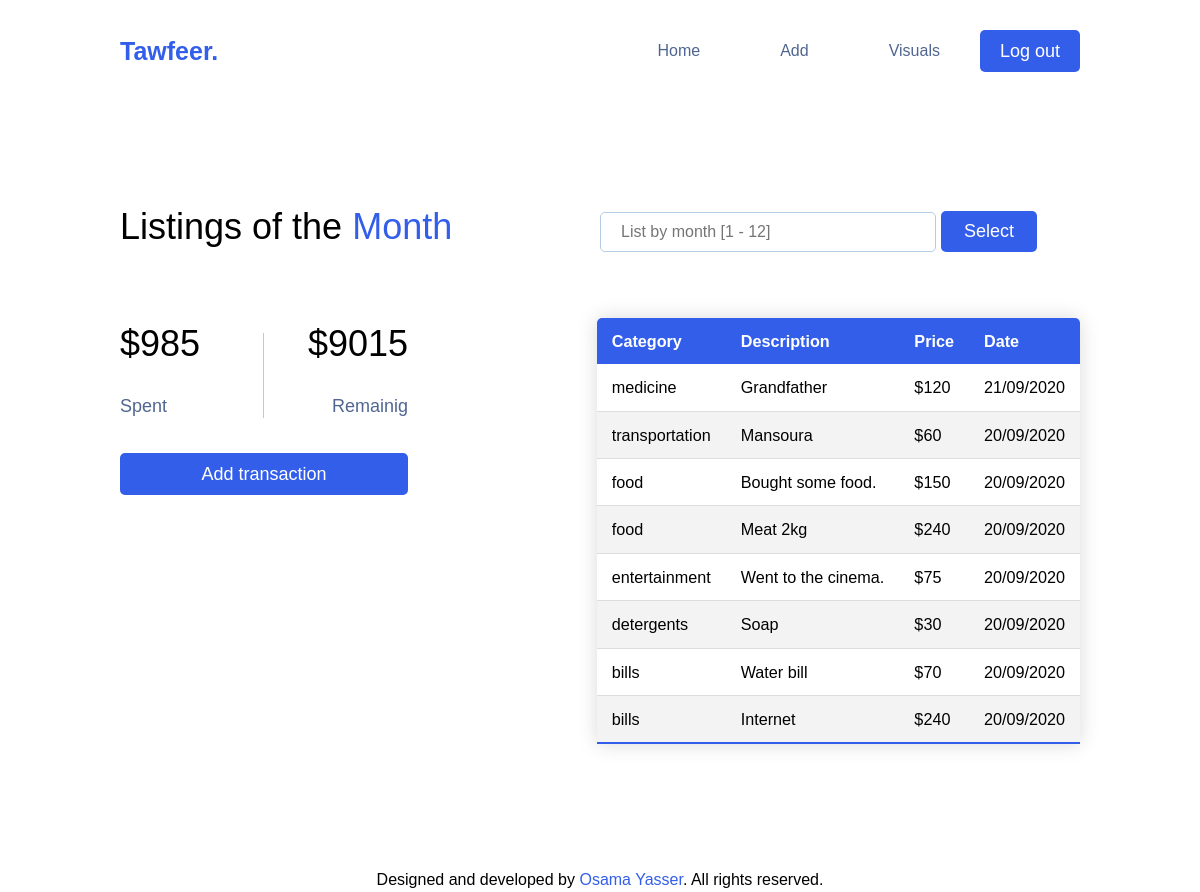
/ (signed in), run on the app's committed database.
### tables this page shows
CREATE TABLE transactions (
    id INTEGER PRIMARY KEY AUTOINCREMENT,
    bridge_id INTEGER NOT NULL,
    description TEXT NOT NULL,
    price NUMERIC NOT NULL,
    occurred_at DATE NOT NULL,
    FOREIGN KEY (bridge_id) REFERENCES bridge (id)
);

CREATE TABLE categories (
    id INTEGER PRIMARY KEY AUTOINCREMENT,
    name TEXT NOT NULL);

### app.py (the view)
@app.route('/', methods=['GET', 'POST'])
@login_required
def index():
    user_id = session['user_id']
    cash = db.execute("""
        SELECT cash FROM users
        WHERE id = :id;
    """, id=user_id)[0]['cash']
    if request.method == 'POST':
        month = request.form.get('month')
        if not month:
            return apology('Missing a month?', 400)
        month_name = datetime(2020, int(month), 1).strftime('%B')
        month_name.capitalize()
        if month not in ('10', '11', '12'):
            month = '0' + month
        spent = db.execute("""
            SELECT SUM(t.price) AS sum
            FROM transactions t
            JOIN bridge b
            ON b.id = t.bridge_id
            AND b.user_id = :id
            AND strftime('%m', t.occurred_at) = :month
        """, id=user_id, month=month)[0]['sum']
        if not spent:
            remain, spent = cash, 0
        else:
            remain = cash - spent
        rows = db.execute("""
            SELECT c.name category,
            t.description description,
            t.price price,
            strftime('%d/%m/%Y' ,t.occurred_at) date
            FROM categories c
            JOIN bridge b
            ON c.id = b.category_id
            AND user_id = :id
            JOIN transactions t
            ON b.id = t.bridge_id
            AND strftime('%m', t.occurred_at) = :month
            ORDER BY t.occurred_at DESC, c.name DESC;
        """, id=user_id, month=month)
        return render_template('index.html',
                               spent=spent, remain=remain, rows=rows, month=month_name)
    else:
        spent = db.execute("""
            SELECT SUM(t.price) AS sum
            FROM transactions t
            JOIN bridge b
            ON b.id = t.bridge_id
            AND b.user_id = :id
            AND strftime('%m', t.occurred_at)
            = strftime('%m', date('now'));
        """, id=user_id)[0]['sum']
        if not spent:
            remain, spent = cash, 0
        else:
            remain = cash - spent
        rows = db.execute("""
            SELECT c.name category,
            t.description description,
            t.price price,
            strftime('%d/%m/%Y' ,t.occurred_at) date
            FROM categories c
            JOIN bridge b
            ON c.id = b.category_id
            AND user_id = :id
            JOIN transactions t
            ON b.id = t.bridge_id
            AND strftime('%m', t.occurred_at)
            = strftime('%m', date('now'))
            ORDER BY t.occurred_at DESC, c.name DESC;
        """, id=user_id)
        return render_template('index.html',
                               spent=spent, remain=remain, rows=rows)

### app.py (called while the page is built)
@app.after_request
def after_request(response):
    response.headers["Cache-Control"] = "no-cache, no-store, must-revalidate"
    response.headers["Expires"] = 0
    response.headers["Pragma"] = "no-cache"
    return response

### helpers.py (called while the page is built)
def login_required(f):
    @wraps(f)
    def decorated_function(*args, **kwargs):
        if session.get("user_id") is None:
            return redirect("/login")
        return f(*args, **kwargs)
    return decorated_function

### templates/index.html (shortened to what this page needs)
{% extends "layout.html" %}
{% block main %}
    <div id="home">
        <div class="container">
            <div class="month-div">
                {% if not month %}
                    <h1>Listings of the <span class="text-primary">Month</span></h1>
                {% else %}
                    <h1>Listings of <span class="text-primary">{{ month }}</span></h1>
                {% endif %}
                <form action="/" method="POST">
                    <div class="form-group">
                        <input placeholder="List by month [1 - 12]" autocomplete="off" min="1" max="12" name="month" id="month" type="number">
                        <button style="width: 20%;" type="submit" class="btn btn-primary">Select</button>
                    </div>
                </form>
            </div>
            <div class="numbers">
                <div class="spent">
                    <h1>${{ spent }}</h1>
                    <p>Spent</p>
                </div>
                <div class="remaining">
                    <h1>${{ remain }}</h1>
                    <p>Remainig</p>
                </div>
                <a href="/add" class="btn btn-primary">Add transaction</a>
            </div>
            <div class="table">
                <table id='table' class="content-table">
                    <thead>
                        <tr>
                            <th>Category</th>
                            <th>Description</th>
                            <th>Price</th>
                            <th>Date</th>
                        </tr>
                    </thead>
                    <tbody id="tbody">
                        {% for row in rows %}
                        <tr>
                            <td>{{ row["category"] }}</td>
                            <td>{{ row["description"] }}</td>
                            <td>${{ row["price"] }}</td>
                            <td>{{ row["date"] }}</td>
                        </tr>
                        {% endfor %}
                    </tbody>
                </table>
            </div>
        </div>
    </div>
{% endblock %}

### templates/layout.html (shortened to what this page needs)
<!DOCTYPE html>
<html lang="en">
<head>
    <link href="/static/styles.css" rel="stylesheet">
</head>
<body>
    <header id="navbar">
        <div class="container">
            <div class="navbar">
                <h2 class="logo"><a class="text-primary" href="/">Tawfeer.</a></h2>
                {% if session.user_id %}
                    <div id="logout"><a href="/logout" class="btn btn-primary">Log out</a></div>
                    <ul>
                        <li><a href="/">Home</a></li>
                        <li><a href="/add">Add</a></li>
                        <li><a href="/insights">Visuals</a></li>
                    </ul>
                {% else %}
                    <ul>
                        <li><a href="/register">Register</a></li>
                        <li><a href="/login">Login</a></li>
                    </ul>
                {% endif %}
            </div>
        </div>
    </header>
    {% block main %}{% endblock %}
    <footer>
        Designed and developed by <a href="https://www.linkedin.com/in/osamayasserr/" class="text-primary" target="_blank">Osama Yasser</a>. All rights reserved.
    </footer>
</body>
</html>

### static/styles.css (style rules this page uses)
* { padding: 0; margin: 0; box-sizing: border-box; }
html, body { font-family: 'Noto Sans HK', sans-serif; line-height: 1.4em; }
h1, h2, h3 { margin-bottom: 40px; }
a { color: #506690; text-decoration: none; }
.container { max-width: 1000px; margin: auto; overflow: auto; padding: 0px 20px; }
.text-primary { color: #335eea; }
.btn { display: inline-block; font-size: 18px; padding: 10px 20px; border: none; cursor: pointer; border-radius: 5px; font-family: 'Noto Sans HK', sans-serif; }
.btn-primary { background-color: #335eea; color: #fff; }
#navbar { color: #506690; overflow: auto; }
#navbar h2 { float: left; font-weight: bolder; font-size: 25px; margin-top: 40px; }
#navbar #logout { margin-top: 30px; float: right; }
#navbar ul { list-style: none; float: right; }
#navbar ul li { float: left; }
#navbar ul li a { display: block; padding: 40px; text-align: center; }
.content-table { border-collapse: collapse; margin: 25px 0; font-size: 0.9em; min-width: 400px; border-radius: 5px 5px 0 0; overflow: hidden; box-shadow: 0 0 20px rgba(0, 0, 0, 0.15); }
.content-table thead tr { background-color: #335eea; color: #fff; text-align: left; font-weight: bold; }
.content-table th, .content-table td { padding: 12px 15px; }
.content-table tbody tr { border-bottom: 1px solid #dddddd; }
.content-table tbody tr:nth-of-type(even) { background-color: #f3f3f3; }
.content-table tbody tr:last-of-type { border-bottom: 2px solid #335eea; }
#home { padding-top: 100px; font-size: 18px; }
#home .numbers { width: 30%; float: left; margin-top: 40px; min-height: 100%; }
#home .table { width: 70%; float: right; }
#home .table table { float: right; }
#home .numbers .spent { width: 50%; float: left; border-right: 1px solid #b6cbe6; }
#home .numbers .remaining { width: 50%; float: right; text-align: right; }
#home .numbers h1 { font-weight: lighter; }
#home .numbers p { color: #506690; }
#home .numbers a { margin-top: 35px; min-width: 100%; text-align: center; }
#home .month-div form { width: 50%; float: right; }
#home .month-div form .form-group { width: 100%; margin: auto; }
#home .month-div h1 { width: 50%; float: left; font-weight: lighter; line-height: 1.4em; }
#home .month-div form input { width: 70%; padding: 10px 20px; font-size: 16px; border: 1px solid #b6cbe6; border-radius: 5px; margin-top: 10px; font-family: 'Noto Sans HK', sans-serif; }
footer { text-align: center; margin-top: 100px; }

### data on the page
transactions: category "medicine", description "Grandfather", price "120", date "21/09/2020"
transactions: category "transportation", description "Mansoura", price "60", date "20/09/2020"
transactions: category "food", description "Bought some food.", price "150", date "20/09/2020"
transactions: category "food", description "Meat 2kg", price "240", date "20/09/2020"
transactions: category "entertainment", description "Went to the cinema.", price "75", date "20/09/2020"
transactions: category "detergents", description "Soap", price "30", date "20/09/2020"
transactions: category "bills", description "Water bill", price "70", date "20/09/2020"
transactions: category "bills", description "Internet", price "240", date "20/09/2020"

### other printed values
{{ spent }} "985"
{{ remain }} "9015"
